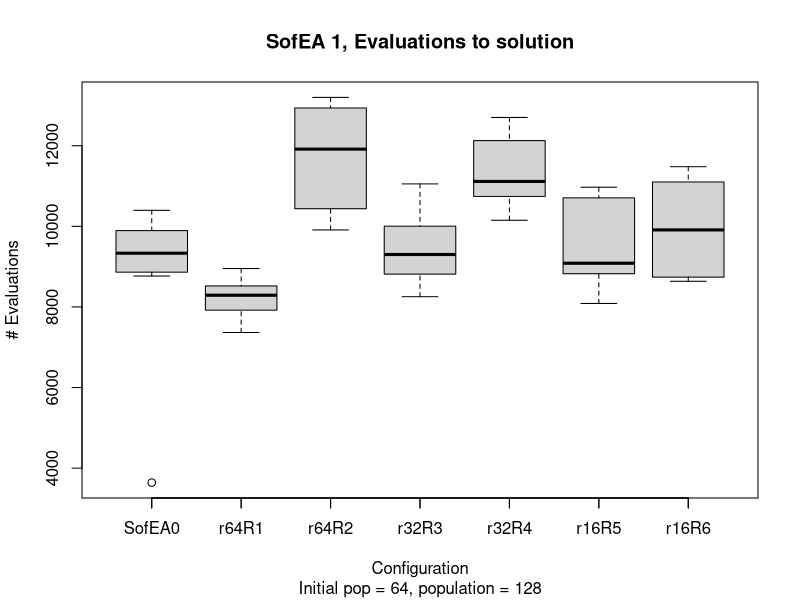

This chart was generated by the following R code:
evals.i64.p128.r64.R1 <- read.table('evals-R-i64-p128-r64-r1.dat')
evals.i64.p128.r64.R2 <- read.table('evals-R-i64-p128-r64-r2.dat')
evals.i64.p128.r32.R3 <- read.table('evals-R-i64-p128-r32-R3.dat')
evals.i64.p128.r32.R4 <- read.table('evals-R-i64-p128-r32-R4.dat')
evals.i64.p128.r16.R5 <- read.table('evals-R-i64-p128-r16-R5.dat')
evals.i64.p128.r16.R6 <- read.table('evals-R-i64-p128-r16-R6.dat')
evals.base <- read.table('../GECCO/evals-ip128-e16-r64.dat')
boxplot( evals.base$V1,
        evals.i64.p128.r64.R1$V1, evals.i64.p128.r64.R2$V1,
         evals.i64.p128.r32.R3$V1, evals.i64.p128.r32.R4$V1,
        evals.i64.p128.r16.R5$V1, evals.i64.p128.r16.R6$V1,
        main='SofEA 1, Evaluations to solution',  sub='Initial pop = 64, population = 128',
        xlab='Configuration',
        ylab='# Evaluations' )
axis(1,at=c(1:7),labels =c('SofEA0','r64R1', 'r64R2', 'r32R3', 'r32R4','r16R5', 'r16R6' ))
